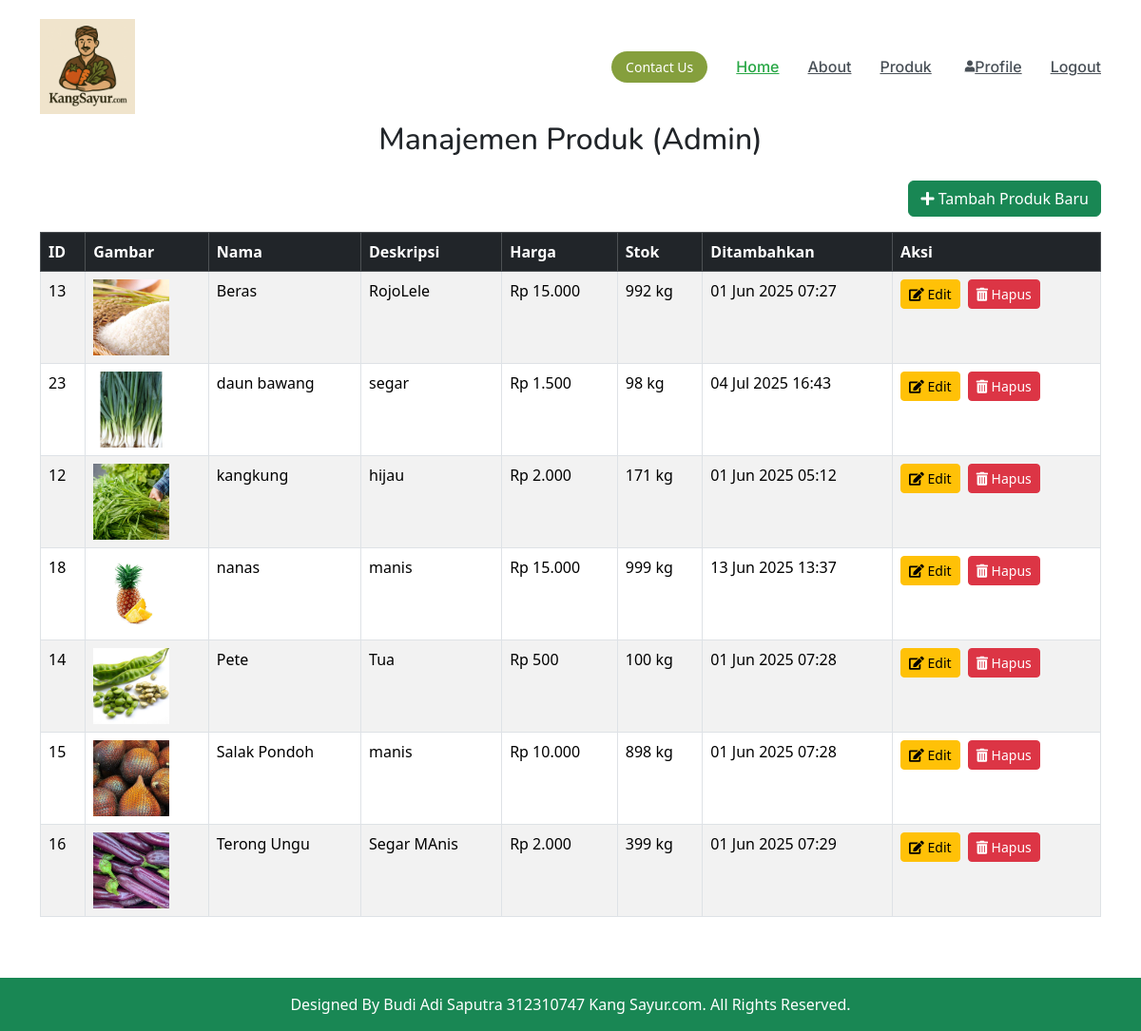
Screenshot of /sayuran/admin/admin_produk.php (signed in) with the database file from the repository.
### tables this page shows
CREATE TABLE `produk` (
  `id` int(11) NOT NULL,
  `name` varchar(255) NOT NULL,
  `description` text DEFAULT NULL,
  `price` decimal(10,2) NOT NULL,
  `stock` int(11) NOT NULL DEFAULT 0,
  `category_id` int(11) DEFAULT NULL,
  `seller_id` int(11) DEFAULT NULL,
  `image_url` varchar(255) DEFAULT NULL,
  `created_at` timestamp NOT NULL DEFAULT current_timestamp(),
  `status_persetujuan` enum('pending','approved','rejected') DEFAULT 'pending' COMMENT 'Status persetujuan produk oleh admin'
);

### sayuran/admin/admin_produk.php (the view, shortened to what this page needs)
<?php
$products = [];
try {
    $pdo = get_pdo_connection();
    $stmt = $pdo->query("SELECT id, name, description, price, stock, image_url, created_at FROM produk ORDER BY name ASC");
    $products = $stmt->fetchAll(PDO::FETCH_ASSOC);
} catch (PDOException $e) {
    $error_message = "Terjadi kesalahan saat mengambil data produk: " . $e->getMessage();
}
include_once __DIR__ . '/../include/header.php';
?>
<div class="container mt-5">
    <h2 class="text-center mb-4">Manajemen Produk (Admin)</h2>
    <div class="d-flex justify-content-end mb-3">
        <a href="../produk/tambah_produk.php" class="btn btn-success"><i class="fas fa-plus"></i> Tambah Produk Baru</a> </div>
    <?php if (empty($products)): ?>
        <div class="alert alert-info text-center" role="alert">
            Belum ada produk yang terdaftar. Silakan <a href="../produk/tambah_produk.php">tambahkan produk baru</a>. </div>
    <?php else: ?>
        <div class="table-responsive">
            <table class="table table-bordered table-striped table-hover">
                <thead class="table-dark">
                    <tr>
                        <th>ID</th>
                        <th>Gambar</th>
                        <th>Nama</th>
                        <th>Deskripsi</th>
                        <th>Harga</th>
                        <th>Stok</th>
                        <th>Ditambahkan</th>
                        <th>Aksi</th>
                    </tr>
                </thead>
                <tbody>
                    <?php foreach ($products as $product): ?>
                        <tr>
                            <td><?php echo htmlspecialchars($product['id']); ?></td>
                            <td>
                                <?php if (!empty($product['image_url'])): ?>
                                    <img src="/sayuran/<?php echo htmlspecialchars($product['image_url']); ?>" alt="<?php echo htmlspecialchars($product['name']); ?>" style="width: 80px; height: 80px; object-fit: cover;">
                                <?php else: ?>
                                    <img src="/sayuran/assets/img/no_image.png" alt="Tidak ada gambar" style="width: 80px; height: 80px; object-fit: cover;">
                                <?php endif; ?>
                            </td>
                            <td><?php echo htmlspecialchars($product['name']); ?></td>
                            <td><?php echo htmlspecialchars($product['description']); ?></td>
                            <td>Rp <?php echo number_format($product['price'], 0, ',', '.'); ?></td>
                            <td><?php echo htmlspecialchars($product['stock']); ?> kg</td>
                            <td><?php echo htmlspecialchars(date('d M Y H:i', strtotime($product['created_at']))); ?></td>
                            <td>
                                <a href="../produk/edit_produk.php?id=<?php echo htmlspecialchars($product['id']); ?>" class="btn btn-sm btn-warning mb-1 me-1"><i class="fas fa-edit"></i> Edit</a> <form action="../produk/delete_produk.php" method="POST" style="display: inline;" onsubmit="return confirm('Apakah Anda yakin ingin menghapus produk ini?');"> <input type="hidden" name="id" value="<?php echo htmlspecialchars($product['id']); ?>">
                                    <button type="submit" class="btn btn-sm btn-danger mb-1"><i class="fas fa-trash-alt"></i> Hapus</button>
                                </form>
                            </td>
                        </tr>
                    <?php endforeach; ?>
                </tbody>
            </table>
        </div>
    <?php endif; ?>
</div>
<?php
include_once __DIR__ . '/../include/footer.php';
?>

### sayuran/assets/css/main.css (style rules this page uses)
:root { --default-font: "Roboto", system-ui, -apple-system, "Segoe UI", Roboto, "Helvetica Neue", Arial, "Noto Sans", "Liberation Sans", sans-serif, "Apple Color Emoji", "Segoe UI Emoji", "Segoe UI Symbol", "Noto Color Emoji"; --heading-font: "Nunito", sans-serif; --nav-font: "Inter", sans-serif; }
:root { --background-color: #ffffff; --default-color: #31511E; --heading-color: #88C273; --accent-color: #859F3D; --surface-color: #ffffff; --contrast-color: #ffffff; }
:root { --nav-color: #313336; --nav-hover-color: #859F3D; --nav-mobile-background-color: #ffffff; --nav-dropdown-background-color: #ffffff; --nav-dropdown-color: #313336; --nav-dropdown-hover-color: #859F3D; }
:root { scroll-behavior: smooth; }
body { color: var(--default-color); background-color: transparent; font-family: var(--default-font); padding-top: 80px; }
a { color: var(--accent-color); text-decoration: none; transition: 0.3s; }
h1, h2, h3, h4, h5, h6 { color: var(--heading-color); font-family: var(--heading-font); }

### rows the page displays
produk: id "13", image_url (picture), name "Beras", description "RojoLele", price "15.000", stock "992", created_at "01 Jun 2025 07:27"
produk: id "23", image_url (picture), name "daun bawang", description "segar", price "1.500", stock "98", created_at "04 Jul 2025 16:43"
produk: id "12", image_url+name (picture), name "kangkung", description "hijau", price "2.000", stock "171", created_at "01 Jun 2025 05:12"
produk: id "18", image_url (picture), name "nanas", description "manis", price "15.000", stock "999", created_at "13 Jun 2025 13:37"
produk: id "14", image_url (picture), name "Pete", description "Tua", price "500", stock "100", created_at "01 Jun 2025 07:28"
produk: id "15", image_url (picture), name "Salak Pondoh", description "manis", price "10.000", stock "898", created_at "01 Jun 2025 07:28"
produk: id "16", image_url (picture), name "Terong Ungu", description "Segar MAnis", price "2.000", stock "399", created_at "01 Jun 2025 07:29"
